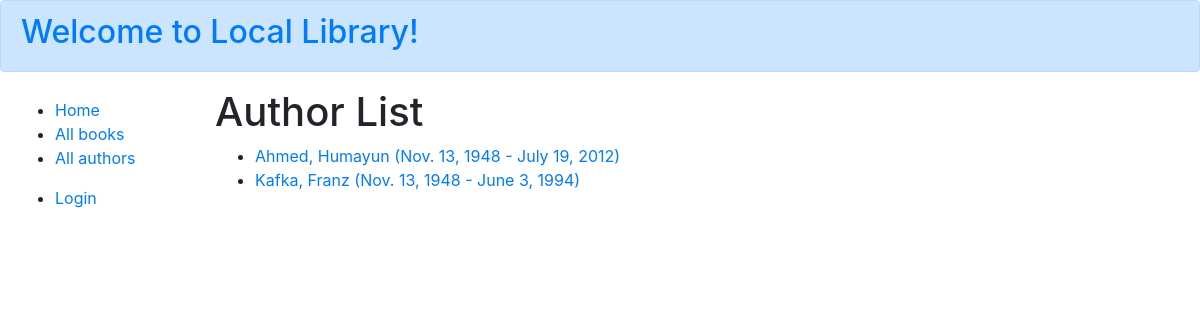
The app's page /catalog/authors/, older data.
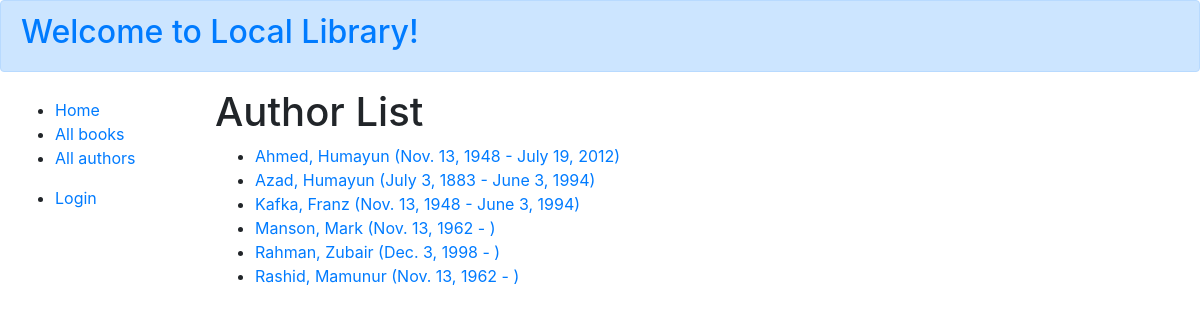
The same page, newer data.
### catalog/models.py (models this page shows, shortened)
class Author(models.Model):
    profile_picture = models.ImageField(help_text="Profile Picture", null=True, blank=True, default='default_author.jpg')
    first_name = models.CharField(max_length=100)
    last_name = models.CharField(max_length=100)
    date_of_birth = models.DateField(null=True, blank=True)
    date_of_death = models.DateField('died', null=True, blank=True)
    biography = models.TextField(
    max_length=1000, null=True, blank=True, help_text="Enter a brief description about the author")
    class Meta:
        ordering = ['last_name', 'first_name']
    def get_absolute_url(self):
        return reverse('author-detail', args=[str(self.id)])
    def __str__(self):
        return '{0}, {1}'.format(self.last_name, self.first_name)

### catalog/views.py (the view)
# urls.py: path('authors/', views.AuthorListView.as_view(), name='authors'),
class AuthorListView(generic.ListView):
    model = Author
    paginate_by = 10

### catalog/templates/catalog/author_list.html
{% extends "base_generic.html" %}
{% block content %}
<h1>Author List</h1>
{% if author_list %}
<ul>
    {% for author in author_list %}
    <li>
        <a href="{{ author.get_absolute_url }}">
            {{ author }} ({{author.date_of_birth}} - {% if author.date_of_death %}{{author.date_of_death}}{% endif %})
        </a>
    </li>
    {% endfor %}
</ul>
{% else %}
<p>There are no authors available.</p>
{% endif %}
{% endblock %}

Row changes from the older to the newer data that the page shows:
added Author: last_name+first_name "Azad, Humayun", date_of_birth "July 3, 1883", date_of_death "June 3, 1994"
added Author: last_name+first_name "Manson, Mark", date_of_birth "Nov. 13, 1962"
added Author: last_name+first_name "Rahman, Zubair", date_of_birth "Dec. 3, 1998"
added Author: last_name+first_name "Rashid, Mamunur", date_of_birth "Nov. 13, 1962"
